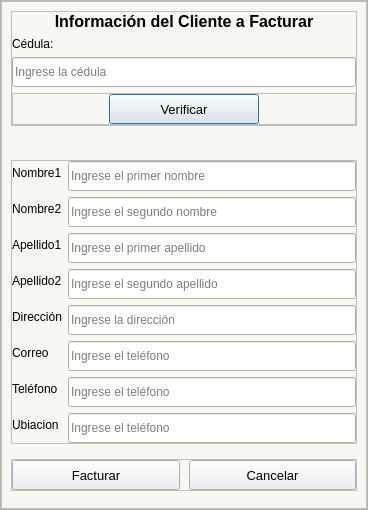
<?xml version="1.0" encoding="UTF-8"?>
<ui version="4.0">
 <class>Dialog</class>
 <widget class="QDialog" name="Dialog">
  <property name="geometry">
   <rect>
    <x>0</x>
    <y>0</y>
    <width>368</width>
    <height>510</height>
   </rect>
  </property>
  <property name="windowTitle">
   <string>Dialog</string>
  </property>
  <layout class="QHBoxLayout" name="horizontalLayout_4">
   <property name="spacing">
    <number>0</number>
   </property>
   <property name="leftMargin">
    <number>0</number>
   </property>
   <property name="topMargin">
    <number>0</number>
   </property>
   <property name="rightMargin">
    <number>0</number>
   </property>
   <property name="bottomMargin">
    <number>0</number>
   </property>
   <item>
    <widget class="QFrame" name="frame">
     <property name="styleSheet">
      <string notr="true"/>
     </property>
     <property name="frameShape">
      <enum>QFrame::StyledPanel</enum>
     </property>
     <property name="frameShadow">
      <enum>QFrame::Raised</enum>
     </property>
     <layout class="QHBoxLayout" name="horizontalLayout_3">
      <property name="spacing">
       <number>0</number>
      </property>
      <property name="leftMargin">
       <number>0</number>
      </property>
      <property name="topMargin">
       <number>0</number>
      </property>
      <property name="rightMargin">
       <number>0</number>
      </property>
      <property name="bottomMargin">
       <number>0</number>
      </property>
      <item>
       <widget class="QFrame" name="frame_2">
        <property name="styleSheet">
         <string notr="true">QFrame {
    background-color: #f8f8f2;
}</string>
        </property>
        <property name="frameShape">
         <enum>QFrame::StyledPanel</enum>
        </property>
        <property name="frameShadow">
         <enum>QFrame::Raised</enum>
        </property>
        <layout class="QVBoxLayout" name="verticalLayout_2">
         <property name="leftMargin">
          <number>9</number>
         </property>
         <property name="topMargin">
          <number>9</number>
         </property>
         <property name="rightMargin">
          <number>9</number>
         </property>
         <property name="bottomMargin">
          <number>9</number>
         </property>
         <item>
          <widget class="QFrame" name="frame_4">
           <property name="frameShape">
            <enum>QFrame::StyledPanel</enum>
           </property>
           <property name="frameShadow">
            <enum>QFrame::Raised</enum>
           </property>
           <layout class="QVBoxLayout" name="verticalLayout">
            <property name="leftMargin">
             <number>0</number>
            </property>
            <property name="topMargin">
             <number>0</number>
            </property>
            <property name="rightMargin">
             <number>0</number>
            </property>
            <property name="bottomMargin">
             <number>0</number>
            </property>
            <item>
             <widget class="QLabel" name="label_23">
              <property name="font">
               <font>
                <pointsize>10</pointsize>
                <italic>false</italic>
                <bold>false</bold>
               </font>
              </property>
              <property name="text">
               <string>&lt;html&gt;&lt;head/&gt;&lt;body&gt;&lt;p&gt;&lt;span style=&quot; font-size:12pt; font-weight:700;&quot;&gt;Información del Cliente a Facturar&lt;/span&gt;&lt;/p&gt;&lt;/body&gt;&lt;/html&gt;</string>
              </property>
              <property name="alignment">
               <set>Qt::AlignCenter</set>
              </property>
             </widget>
            </item>
            <item>
             <widget class="QLabel" name="labelVersion_14">
              <property name="lineWidth">
               <number>1</number>
              </property>
              <property name="text">
               <string>Cédula:</string>
              </property>
              <property name="alignment">
               <set>Qt::AlignLeading|Qt::AlignLeft|Qt::AlignVCenter</set>
              </property>
             </widget>
            </item>
            <item>
             <widget class="QLineEdit" name="usuCedText">
              <property name="minimumSize">
               <size>
                <width>0</width>
                <height>30</height>
               </size>
              </property>
              <property name="text">
               <string/>
              </property>
              <property name="frame">
               <bool>true</bool>
              </property>
              <property name="echoMode">
               <enum>QLineEdit::Normal</enum>
              </property>
              <property name="placeholderText">
               <string>Ingrese la cédula</string>
              </property>
             </widget>
            </item>
            <item>
             <widget class="QFrame" name="frame_5">
              <property name="frameShape">
               <enum>QFrame::StyledPanel</enum>
              </property>
              <property name="frameShadow">
               <enum>QFrame::Raised</enum>
              </property>
              <layout class="QHBoxLayout" name="horizontalLayout">
               <property name="leftMargin">
                <number>0</number>
               </property>
               <property name="topMargin">
                <number>0</number>
               </property>
               <property name="rightMargin">
                <number>0</number>
               </property>
               <property name="bottomMargin">
                <number>0</number>
               </property>
               <item>
                <spacer name="horizontalSpacer">
                 <property name="orientation">
                  <enum>Qt::Horizontal</enum>
                 </property>
                 <property name="sizeHint" stdset="0">
                  <size>
                   <width>40</width>
                   <height>20</height>
                  </size>
                 </property>
                </spacer>
               </item>
               <item>
                <widget class="QPushButton" name="cliButtonVer">
                 <property name="minimumSize">
                  <size>
                   <width>150</width>
                   <height>30</height>
                  </size>
                 </property>
                 <property name="font">
                  <font>
                   <pointsize>10</pointsize>
                   <italic>false</italic>
                   <bold>false</bold>
                  </font>
                 </property>
                 <property name="cursor">
                  <cursorShape>PointingHandCursor</cursorShape>
                 </property>
                 <property name="text">
                  <string>Verificar</string>
                 </property>
                 <property name="icon">
                  <iconset resource="../../../../Documentos/Estudio/Universidad/Semestre 10/Proyecto de Grado/Proyecto Miscelanea/resources.qrc">
                   <normaloff>:/icons/images/icons/cil-user.png</normaloff>:/icons/images/icons/cil-user.png</iconset>
                 </property>
                </widget>
               </item>
               <item>
                <spacer name="horizontalSpacer_2">
                 <property name="orientation">
                  <enum>Qt::Horizontal</enum>
                 </property>
                 <property name="sizeHint" stdset="0">
                  <size>
                   <width>40</width>
                   <height>20</height>
                  </size>
                 </property>
                </spacer>
               </item>
              </layout>
             </widget>
            </item>
           </layout>
          </widget>
         </item>
         <item>
          <widget class="QLabel" name="labelError">
           <property name="lineWidth">
            <number>1</number>
           </property>
           <property name="text">
            <string/>
           </property>
           <property name="textFormat">
            <enum>Qt::RichText</enum>
           </property>
           <property name="alignment">
            <set>Qt::AlignLeading|Qt::AlignLeft|Qt::AlignVCenter</set>
           </property>
          </widget>
         </item>
         <item>
          <spacer name="verticalSpacer_2">
           <property name="orientation">
            <enum>Qt::Vertical</enum>
           </property>
           <property name="sizeHint" stdset="0">
            <size>
             <width>20</width>
             <height>40</height>
            </size>
           </property>
          </spacer>
         </item>
         <item>
          <widget class="QFrame" name="frame_23">
           <property name="frameShape">
            <enum>QFrame::StyledPanel</enum>
           </property>
           <property name="frameShadow">
            <enum>QFrame::Raised</enum>
           </property>
           <layout class="QFormLayout" name="formLayout_7">
            <property name="leftMargin">
             <number>0</number>
            </property>
            <property name="topMargin">
             <number>0</number>
            </property>
            <property name="rightMargin">
             <number>0</number>
            </property>
            <property name="bottomMargin">
             <number>0</number>
            </property>
            <item row="0" column="0">
             <widget class="QLabel" name="labelVersion_12">
              <property name="lineWidth">
               <number>1</number>
              </property>
              <property name="text">
               <string>Nombre1</string>
              </property>
              <property name="alignment">
               <set>Qt::AlignLeading|Qt::AlignLeft|Qt::AlignVCenter</set>
              </property>
             </widget>
            </item>
            <item row="0" column="1">
             <widget class="QLineEdit" name="usuNomText">
              <property name="minimumSize">
               <size>
                <width>0</width>
                <height>30</height>
               </size>
              </property>
              <property name="text">
               <string/>
              </property>
              <property name="placeholderText">
               <string>Ingrese el primer nombre</string>
              </property>
             </widget>
            </item>
            <item row="1" column="0">
             <widget class="QLabel" name="labelVersion_20">
              <property name="lineWidth">
               <number>1</number>
              </property>
              <property name="text">
               <string>Nombre2</string>
              </property>
              <property name="alignment">
               <set>Qt::AlignLeading|Qt::AlignLeft|Qt::AlignVCenter</set>
              </property>
             </widget>
            </item>
            <item row="1" column="1">
             <widget class="QLineEdit" name="usuNom2Text">
              <property name="minimumSize">
               <size>
                <width>0</width>
                <height>30</height>
               </size>
              </property>
              <property name="text">
               <string/>
              </property>
              <property name="placeholderText">
               <string>Ingrese el segundo nombre</string>
              </property>
             </widget>
            </item>
            <item row="2" column="0">
             <widget class="QLabel" name="labelVersion_21">
              <property name="lineWidth">
               <number>1</number>
              </property>
              <property name="text">
               <string>Apellido1</string>
              </property>
              <property name="alignment">
               <set>Qt::AlignLeading|Qt::AlignLeft|Qt::AlignVCenter</set>
              </property>
             </widget>
            </item>
            <item row="2" column="1">
             <widget class="QLineEdit" name="usuApe1Text">
              <property name="minimumSize">
               <size>
                <width>0</width>
                <height>30</height>
               </size>
              </property>
              <property name="text">
               <string/>
              </property>
              <property name="placeholderText">
               <string>Ingrese el primer apellido</string>
              </property>
             </widget>
            </item>
            <item row="3" column="0">
             <widget class="QLabel" name="labelVersion_22">
              <property name="lineWidth">
               <number>1</number>
              </property>
              <property name="text">
               <string>Apellido2</string>
              </property>
              <property name="alignment">
               <set>Qt::AlignLeading|Qt::AlignLeft|Qt::AlignVCenter</set>
              </property>
             </widget>
            </item>
            <item row="3" column="1">
             <widget class="QLineEdit" name="usuApe2Text">
              <property name="minimumSize">
               <size>
                <width>0</width>
                <height>30</height>
               </size>
              </property>
              <property name="text">
               <string/>
              </property>
              <property name="placeholderText">
               <string>Ingrese el segundo apellido</string>
              </property>
             </widget>
            </item>
            <item row="4" column="0">
             <widget class="QLabel" name="labelVersion_13">
              <property name="lineWidth">
               <number>1</number>
              </property>
              <property name="text">
               <string>Dirección</string>
              </property>
              <property name="alignment">
               <set>Qt::AlignLeading|Qt::AlignLeft|Qt::AlignVCenter</set>
              </property>
             </widget>
            </item>
            <item row="4" column="1">
             <widget class="QLineEdit" name="usuDirText">
              <property name="minimumSize">
               <size>
                <width>0</width>
                <height>30</height>
               </size>
              </property>
              <property name="text">
               <string/>
              </property>
              <property name="placeholderText">
               <string>Ingrese la dirección</string>
              </property>
             </widget>
            </item>
            <item row="5" column="0">
             <widget class="QLabel" name="labelVersion_17">
              <property name="lineWidth">
               <number>1</number>
              </property>
              <property name="text">
               <string>Correo</string>
              </property>
              <property name="alignment">
               <set>Qt::AlignLeading|Qt::AlignLeft|Qt::AlignVCenter</set>
              </property>
             </widget>
            </item>
            <item row="5" column="1">
             <widget class="QLineEdit" name="usuCorrText">
              <property name="minimumSize">
               <size>
                <width>0</width>
                <height>30</height>
               </size>
              </property>
              <property name="text">
               <string/>
              </property>
              <property name="placeholderText">
               <string>Ingrese el teléfono</string>
              </property>
             </widget>
            </item>
            <item row="6" column="0">
             <widget class="QLabel" name="labelVersion_15">
              <property name="lineWidth">
               <number>1</number>
              </property>
              <property name="text">
               <string>Teléfono</string>
              </property>
              <property name="alignment">
               <set>Qt::AlignLeading|Qt::AlignLeft|Qt::AlignVCenter</set>
              </property>
             </widget>
            </item>
            <item row="6" column="1">
             <widget class="QLineEdit" name="usuTelText">
              <property name="minimumSize">
               <size>
                <width>0</width>
                <height>30</height>
               </size>
              </property>
              <property name="text">
               <string/>
              </property>
              <property name="placeholderText">
               <string>Ingrese el teléfono</string>
              </property>
             </widget>
            </item>
            <item row="7" column="0">
             <widget class="QLabel" name="labelVersion_16">
              <property name="lineWidth">
               <number>1</number>
              </property>
              <property name="text">
               <string>Ubiacion</string>
              </property>
              <property name="alignment">
               <set>Qt::AlignLeading|Qt::AlignLeft|Qt::AlignVCenter</set>
              </property>
             </widget>
            </item>
            <item row="7" column="1">
             <widget class="QLineEdit" name="usuUbiText">
              <property name="minimumSize">
               <size>
                <width>0</width>
                <height>30</height>
               </size>
              </property>
              <property name="text">
               <string/>
              </property>
              <property name="placeholderText">
               <string>Ingrese el teléfono</string>
              </property>
             </widget>
            </item>
           </layout>
          </widget>
         </item>
         <item>
          <spacer name="verticalSpacer">
           <property name="orientation">
            <enum>Qt::Vertical</enum>
           </property>
           <property name="sizeHint" stdset="0">
            <size>
             <width>20</width>
             <height>40</height>
            </size>
           </property>
          </spacer>
         </item>
         <item>
          <widget class="QFrame" name="frame_3">
           <property name="frameShape">
            <enum>QFrame::StyledPanel</enum>
           </property>
           <property name="frameShadow">
            <enum>QFrame::Raised</enum>
           </property>
           <layout class="QHBoxLayout" name="horizontalLayout_2">
            <property name="spacing">
             <number>9</number>
            </property>
            <property name="leftMargin">
             <number>0</number>
            </property>
            <property name="topMargin">
             <number>0</number>
            </property>
            <property name="rightMargin">
             <number>0</number>
            </property>
            <property name="bottomMargin">
             <number>0</number>
            </property>
            <item>
             <widget class="QPushButton" name="cliButtonFac">
              <property name="minimumSize">
               <size>
                <width>150</width>
                <height>30</height>
               </size>
              </property>
              <property name="font">
               <font>
                <pointsize>10</pointsize>
                <italic>false</italic>
                <bold>false</bold>
               </font>
              </property>
              <property name="cursor">
               <cursorShape>PointingHandCursor</cursorShape>
              </property>
              <property name="text">
               <string>Facturar</string>
              </property>
              <property name="icon">
               <iconset resource="../../../../Documentos/Estudio/Universidad/Semestre 10/Proyecto de Grado/Proyecto Miscelanea/resources.qrc">
                <normaloff>:/icons/images/icons/cil-input.png</normaloff>:/icons/images/icons/cil-input.png</iconset>
              </property>
             </widget>
            </item>
            <item>
             <widget class="QPushButton" name="cliButtonCan">
              <property name="minimumSize">
               <size>
                <width>150</width>
                <height>30</height>
               </size>
              </property>
              <property name="font">
               <font>
                <pointsize>10</pointsize>
                <italic>false</italic>
                <bold>false</bold>
               </font>
              </property>
              <property name="cursor">
               <cursorShape>PointingHandCursor</cursorShape>
              </property>
              <property name="text">
               <string>Cancelar</string>
              </property>
              <property name="icon">
               <iconset resource="../../../../Documentos/Estudio/Universidad/Semestre 10/Proyecto de Grado/Proyecto Miscelanea/resources.qrc">
                <normaloff>:/icons/images/icons/cil-x-circle.png</normaloff>:/icons/images/icons/cil-x-circle.png</iconset>
              </property>
             </widget>
            </item>
           </layout>
          </widget>
         </item>
         <item>
          <spacer name="verticalSpacer_3">
           <property name="orientation">
            <enum>Qt::Vertical</enum>
           </property>
           <property name="sizeHint" stdset="0">
            <size>
             <width>20</width>
             <height>40</height>
            </size>
           </property>
          </spacer>
         </item>
        </layout>
       </widget>
      </item>
     </layout>
    </widget>
   </item>
  </layout>
 </widget>
 <resources>
  <include location="../../../../Documentos/Estudio/Universidad/Semestre 10/Proyecto de Grado/Proyecto Miscelanea/resources.qrc"/>
 </resources>
 <connections/>
</ui>
